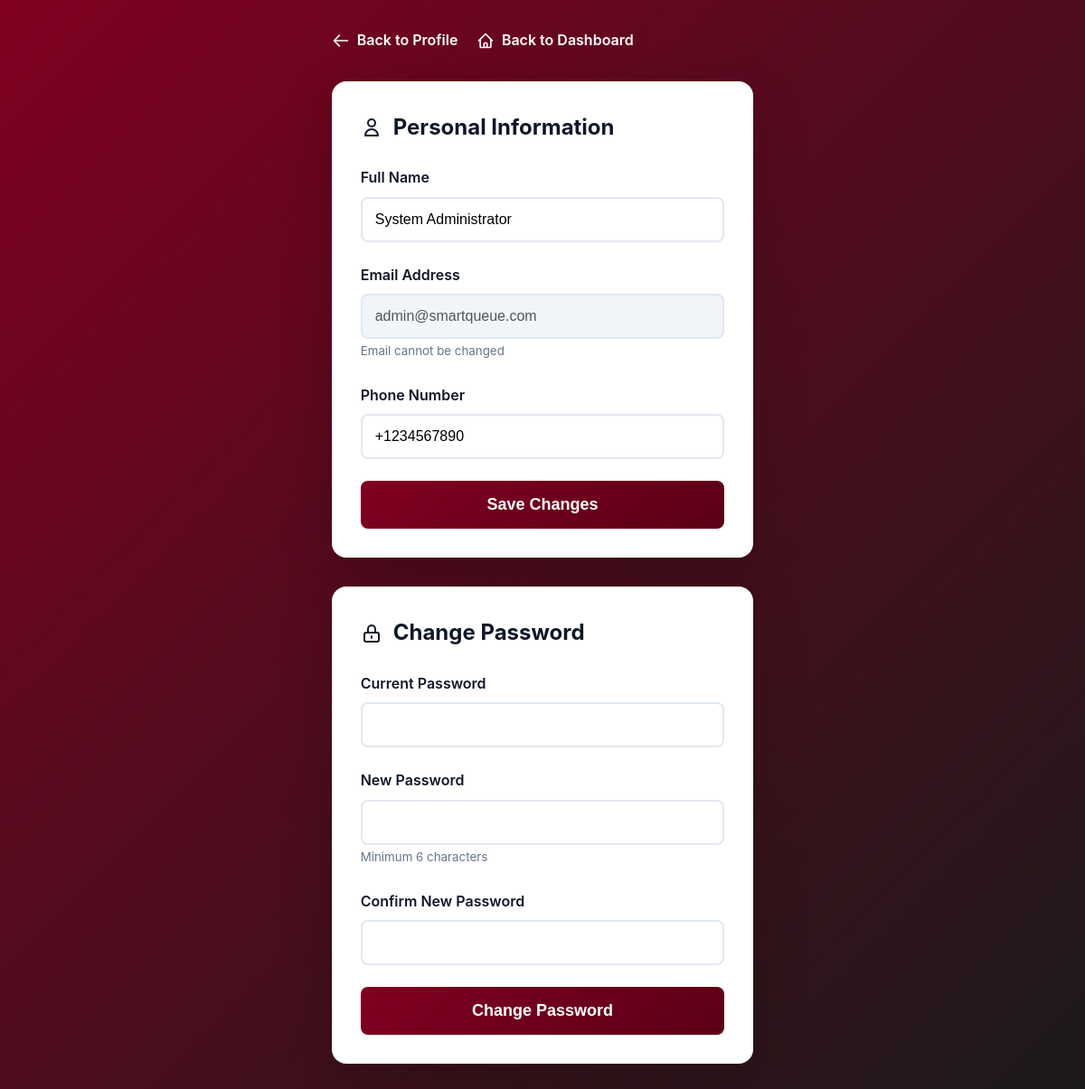
The page /edit_profile.php (signed in) on the database its author committed.
### tables this page shows
CREATE TABLE IF NOT EXISTS users (
    id INT PRIMARY KEY AUTO_INCREMENT,
    name VARCHAR(100) NOT NULL,
    email VARCHAR(100) UNIQUE NOT NULL,
    password VARCHAR(255) NOT NULL,
    phone VARCHAR(15) NOT NULL,
    role ENUM('user', 'admin') DEFAULT 'user',
    created_at TIMESTAMP DEFAULT CURRENT_TIMESTAMP,
    updated_at TIMESTAMP DEFAULT CURRENT_TIMESTAMP ON UPDATE CURRENT_TIMESTAMP,
    INDEX idx_email (email),
    INDEX idx_role (role)
);

### edit_profile.php (the view, shortened to what this page needs)
<?php
include 'db.php';
$user_id = $_SESSION['user_id'];
$stmt = $conn->prepare("SELECT * FROM users WHERE id = ?");
$stmt->bind_param("i", $user_id);
$stmt->execute();
$user = $stmt->get_result()->fetch_assoc();
?>
<!DOCTYPE html>
<html lang="en">
<head>
    <link rel="stylesheet" href="css/style.css">
</head>
<body>
    <div class="edit-container">
        <a href="profile.php" class="back-link">
            <svg width="20" height="20" fill="none" stroke="currentColor" viewBox="0 0 24 24">
                <path stroke-linecap="round" stroke-linejoin="round" stroke-width="2" d="M10 19l-7-7m0 0l7-7m-7 7h18"/>
            </svg>
            Back to Profile
        </a>
        <a href="dashboard.php" class="back-link" style="margin-left: 1rem;">
            <svg width="20" height="20" fill="none" stroke="currentColor" viewBox="0 0 24 24">
                <path stroke-linecap="round" stroke-linejoin="round" stroke-width="2" d="M3 12l2-2m0 0l7-7 7 7M5 10v10a1 1 0 001 1h3m10-11l2 2m-2-2v10a1 1 0 01-1 1h-3m-6 0a1 1 0 001-1v-4a1 1 0 011-1h2a1 1 0 011 1v4a1 1 0 001 1m-6 0h6"/>
            </svg>
            Back to Dashboard
        </a>
        <div class="card">
            <h2>
                <svg width="24" height="24" fill="none" stroke="currentColor" viewBox="0 0 24 24">
                    <path stroke-linecap="round" stroke-linejoin="round" stroke-width="2" d="M16 7a4 4 0 11-8 0 4 4 0 018 0zM12 14a7 7 0 00-7 7h14a7 7 0 00-7-7z"/>
                </svg>
                Personal Information
            </h2>
            <form method="POST">
                <div class="form-group">
                    <label class="form-label">Full Name</label>
                    <input type="text" name="name" class="form-input" value="<?php echo htmlspecialchars($user['name']); ?>" required>
                </div>
                <div class="form-group">
                    <label class="form-label">Email Address</label>
                    <input type="email" class="form-input" value="<?php echo htmlspecialchars($user['email']); ?>" disabled>
                    <small style="color: #64748b;">Email cannot be changed</small>
                </div>
                <div class="form-group">
                    <label class="form-label">Phone Number</label>
                    <input type="tel" name="phone" class="form-input" value="<?php echo htmlspecialchars($user['phone']); ?>" required>
                </div>
                <button type="submit" name="update_info" class="btn-save">Save Changes</button>
            </form>
        </div>
        <div class="card">
            <h2>
                <svg width="24" height="24" fill="none" stroke="currentColor" viewBox="0 0 24 24">
                    <path stroke-linecap="round" stroke-linejoin="round" stroke-width="2" d="M12 15v2m-6 4h12a2 2 0 002-2v-6a2 2 0 00-2-2H6a2 2 0 00-2 2v6a2 2 0 002 2zm10-10V7a4 4 0 00-8 0v4h8z"/>
                </svg>
                Change Password
            </h2>
            <form method="POST">
                <div class="form-group">
                    <label class="form-label">Current Password</label>
                    <input type="password" name="current_password" class="form-input" required>
                </div>
                <div class="form-group">
                    <label class="form-label">New Password</label>
                    <input type="password" name="new_password" class="form-input" minlength="6" required>
                    <small style="color: #64748b;">Minimum 6 characters</small>
                </div>
                <div class="form-group">
                    <label class="form-label">Confirm New Password</label>
                    <input type="password" name="confirm_password" class="form-input" required>
                </div>
                <button type="submit" name="change_password" class="btn-save">Change Password</button>
            </form>
        </div>
    </div>
</body>
</html>

### css/style.css (style rules this page uses)
:root { --primary-color: #800020; --primary-dark: #5c0016; --primary-light: #a0002a; --secondary-color: #1a1a1a; --accent-color: #800020; --danger-color: #b91c1c; --bg-primary: #ffffff; --bg-secondary: #f5f5f5; --bg-tertiary: #e5e5e5; --text-primary: #1a1a1a; --text-secondary: #4a4a4a; --text-tertiary: #737373; --border-color: #d4d4d4; --shadow-sm: 0 1px 2px 0 rgba(0, 0, 0, 0.05); --shadow-md: 0 4px 6px -1px rgba(0, 0, 0, 0.1); --shadow-lg: 0 10px 15px -3px rgba(0, 0, 0, 0.1); --shadow-xl: 0 20px 25px -5px rgba(0, 0, 0, 0.1); --radius-sm: 0.375rem; --radius-md: 0.5rem; --radius-lg: 0.75rem; --radius-xl: 1rem; --transition: all 0.3s cubic-bezier(0.4, 0, 0.2, 1); }
* { margin: 0; padding: 0; box-sizing: border-box; }
body { font-family: -apple-system, BlinkMacSystemFont, 'Segoe UI', Roboto, 'Helvetica Neue', Arial, sans-serif; background: linear-gradient(135deg, #800020 0%, #1a1a1a 100%); min-height: 100vh; color: var(--text-primary); line-height: 1.6; display: flex; flex-direction: column; }

### edit_profile.php (style rules this page uses)
body { background: linear-gradient(135deg, #800020 0%, #1a1a1a 100%); min-height: 100vh; padding: 2rem; margin: 0; }
.edit-container { max-width: 700px; margin: 0 auto; }
.back-link { display: inline-flex; align-items: center; gap: 0.5rem; color: white; text-decoration: none; font-weight: 600; margin-bottom: 2rem; transition: all 0.3s ease; }
.card { background: white; padding: 2rem; border-radius: 1rem; box-shadow: 0 20px 60px rgba(0, 0, 0, 0.2); margin-bottom: 2rem; }
.card h2 { font-size: 1.5rem; color: #0f172a; margin-bottom: 1.5rem; display: flex; align-items: center; gap: 0.75rem; }
.form-group { margin-bottom: 1.5rem; }
.form-label { display: block; font-weight: 600; color: #0f172a; margin-bottom: 0.5rem; }
.form-input { width: 100%; padding: 0.875rem; border: 2px solid #e2e8f0; border-radius: 0.5rem; font-size: 1rem; transition: all 0.3s ease; }
.form-input:disabled { background: #f1f5f9; cursor: not-allowed; }
.btn-save { width: 100%; padding: 1rem; background: linear-gradient(135deg, #800020, #5c0016); color: white; border: none; border-radius: 0.5rem; font-size: 1.125rem; font-weight: 700; cursor: pointer; transition: all 0.3s ease; }

### rows shown on the page
users: name "System Administrator", email "admin@smartqueue.com", phone "+1234567890"
